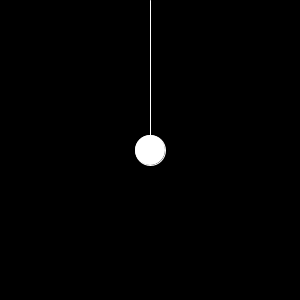
Frame 1 (no input)
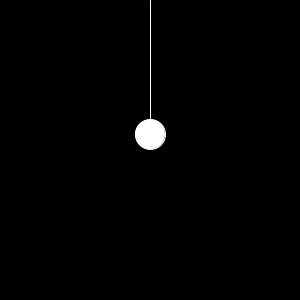
Frame 60 (the mouse pressed at the canvas centre just before this capture)
Frame 120 (the mouse held since frame 60 and released just before this capture): identical to frame 60, image omitted

The Processing sketch that drew these frames (run headless with seeded random() and noise(); from frame 60 on, the mouse is pressed at the canvas centre):

// Processing sketch: ex04_05
// ── ex04_05.pde
// radians() 함수를 사용한 원의 상하 진동

float degree = 0.0;

void setup() {
  size(300, 300);
}

void draw() {
  background(0);
  float y = height/2 + height/2 * sin(radians(degree));
  stroke(255);
  line(width/2, 0, width/2, y);
  ellipse(width/2, y, 30, 30);
  degree += 6;
}
